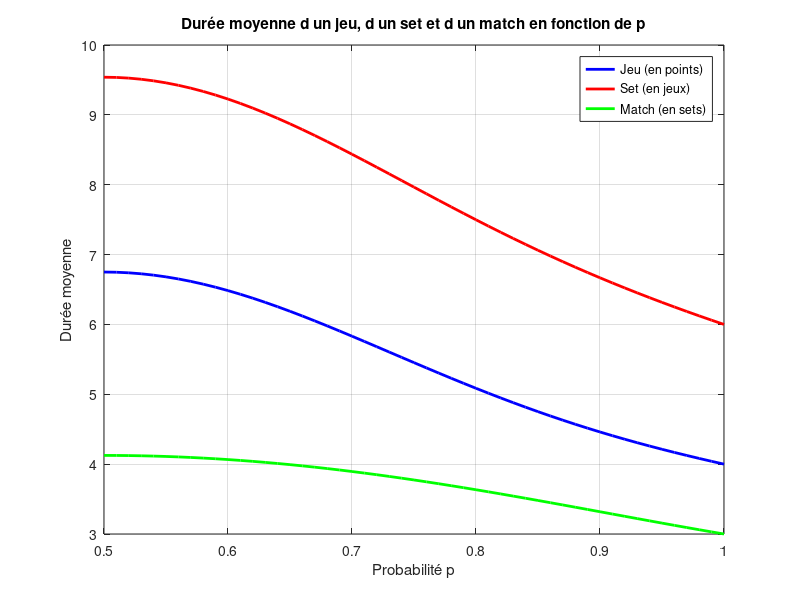

MATLAB code for this plot:
% Plage de valeurs pour p
p_values = 0.5:0.01:1.0;
duree_moyenne_jeu = zeros(size(p_values));  % Durée moyenne du jeu (en points)
duree_moyenne_set = zeros(size(p_values));   % Durée moyenne du set (en jeux)
duree_moyenne_match = zeros(size(p_values)); % Durée moyenne du match (en sets)

%% Calcul de la durée moyenne du jeu
for i = 1:length(p_values)
    p = p_values(i);

    % Matrice de transition T pour le jeu
    T_jeu = [
        0,   0,   0,   0,   0,   0,   0,   0,   0,   0,   0,   0,   0,   0,   0,   0,   0,   0,   0,   0;  % S0
        p,   0,   0,   0,   0,   0,   0,   0,   0,   0,   0,   0,   0,   0,   0,   0,   0,   0,   0,   0;  % S1
        1-p, 0,   0,   0,   0,   0,   0,   0,   0,   0,   0,   0,   0,   0,   0,   0,   0,   0,   0,   0;  % S2
        0,   p,   0,   0,   0,   0,   0,   0,   0,   0,   0,   0,   0,   0,   0,   0,   0,   0,   0,   0;  % S3
        0, 1-p,   p,   0,   0,   0,   0,   0,   0,   0,   0,   0,   0,   0,   0,   0,   0,   0,   0,   0;  % S4
        0,   0, 1-p,   0,   0,   0,   0,   0,   0,   0,   0,   0,   0,   0,   0,   0,   0,   0,   0,   0;  % S5
        0,   0,   0,   0,   0,   0,   0,   p, 1-p,   0,   0,   0,   0,   0,   0,   0,   0,   0,   0,   0;  % S6
        0,   0,   0,   0, 1-p,   p,   0,   0,   0,   0,   0,   0,   0,   0,   0,   0,   0,   0,   0,   0;  % S7
        0,   0,   0, 1-p,   p,   0,   0,   0,   0,   0,   0,   0,   0,   0,   0,   0,   0,   0,   0,   0;  % S8
        0,   0,   0,   p,   0,   0,   0,   0,   0,   0,   0,   0,   0,   0,   0,   0,   0,   0,   0,   0;  % S9
        0,   0,   0,   0,   0, 1-p,   0,   0,   0,   0,   0,   0,   0,   0,   0,   0,   0,   0,   0,   0;  % S10
        0,   0,   0,   0,   0,   0,   0, 1-p,   0,   0,   p,   0,   0,   0,   0,   0,   0,   0,   0,   0;  % S11
        0,   0,   0,   0,   0,   0,   0,   0,   p, 1-p,   0,   0,   0,   0,   0,   0,   0,   0,   0,   0;  % S12
        0,   0,   0,   0,   0,   0,   p,   0,   0,   0,   0,   0, 1-p,   0,   0,   0,   0,   0,   0,   0;  % S13
        0,   0,   0,   0,   0,   0, 1-p,   0,   0,   0,   0,   p,   0,   0,   0,   0,   0,   0,   0,   0;  % S14
        0,   0,   0,   0,   0,   0,   0,   0,   0,   0,   0,   0,   0, 1-p,   p,   0,   p, 1-p,   0,   0;  % S15 
        0,   0,   0,   0,   0,   0,   0,   0,   0,   0,   0,   0,   0,   0,   0, 1-p,   0,   0,   0,   0;  % S16 
        0,   0,   0,   0,   0,   0,   0,   0,   0,   0,   0,   0,   0,   0,   0,   p,   0,   0,   0,   0;  % S17 
        0,   0,   0,   0,   0,   0,   0,   0,   0,   p,   0,   0,   p,   p,   0,   0,   0,   p,   1,   0;  % SF1 (Victoire A)
        0,   0,   0,   0,   0,   0,   0,   0,   0,   0, 1-p, 1-p,   0,   0, 1-p,   0, 1-p,   0,   0,   1;  % SF2
    ];

    T_jeu = T_jeu';

    % États non absorbants (les 18 premiers états)
    Q_jeu = T_jeu(1:18, 1:18);

    % Matrice fondamentale N pour le jeu
    N_jeu = inv(eye(size(Q_jeu)) - Q_jeu);

    % Durée moyenne du jeu (nombre moyen de points)
    nomb_moy_points = N_jeu * ones(size(Q_jeu,1),1);
    duree_moyenne_jeu(i) = nomb_moy_points(1);
end

%% Calcul de la durée moyenne du set
% Nombre d'états : 38 transitions + 2 absorbants pour le set
nset = 40;
scores_set = [
    0, 0;  % S0
    1, 0;  % S1
    0, 1;  % S2
    2, 0;  % S3
    1, 1;  % S4
    0, 2;  % S5
    3, 0;  % S6
    2, 1;  % S7
    1, 2;  % S8
    0, 3;  % S9
    4, 0;  % S10
    3, 1;  % S11
    2, 2;  % S12
    1, 3;  % S13
    0, 4;  % S14
    5, 0;  % S15
    4, 1;  % S16
    3, 2;  % S17
    2, 3;  % S18
    1, 4;  % S19
    0, 5;  % S20
    5, 1;  % S21
    4, 2;  % S22
    3, 3;  % S23
    2, 4;  % S24
    1, 5;  % S25
    5, 2;  % S26
    4, 3;  % S27
    3, 4;  % S28
    2, 5;  % S29
    5, 3;  % S30
    4, 4;  % S31
    3, 5;  % S32
    5, 4;  % S33
    4, 5;  % S34
    5, 5;  % S35
    6, 5;  % S36
    5, 6;  % S37
];

find_state_set = @(a, b) find(scores_set(:,1) == a & scores_set(:,2) == b);
SF1_set = 39;
SF2_set = 40; 
for i = 1:length(p_values)
    p = p_values(i);
    q = 1 - p;
    T_set = zeros(nset, nset);
    for j = 1:nset - 2  
        current_score = scores_set(j, :);
        a = current_score(1);
        b = current_score(2);
        new_a = a + 1;
        new_b = b;
        if (new_a >= 6 && new_a - new_b >= 2) || (new_a >= 7 && new_b >= 5)
            T_set(SF1_set, j) = p;
        else
            next_state = find_state_set(new_a, new_b);
            if ~isempty(next_state)
                T_set(next_state, j) = p;
            else
                T_set(SF1_set, j) = p;
            end
        end
        new_a = a;
        new_b = b + 1;
        if (new_b >= 6 && new_b - new_a >= 2) || (new_b >= 7 && new_a >= 5)
            T_set(SF2_set, j) = q;
        else
            next_state = find_state_set(new_a, new_b);
            if ~isempty(next_state)
                T_set(next_state, j) = q;
            else
                T_set(SF2_set, j) = q;
            end
        end
    end
    T_set = T_set';

    % États non absorbants (les 38 premiers états)
    Q_set = T_set(1:38, 1:38);

    % Matrice fondamentale N pour le set
    N_set = inv(eye(size(Q_set)) - Q_set);

    % Durée moyenne du set (nombre moyen de jeux)
    nomb_moy_jeux = N_set * ones(size(Q_set,1),1);
    duree_moyenne_set(i) = nomb_moy_jeux(1);
end

%% Calcul de la durée moyenne du match
for i = 1:length(p_values)
    p = p_values(i);

    % Matrice de transition T pour le match
    T_match = [
        0,   0,   0,   0,   0,   0,   0,   0,   0,   0,   0;
        p,   0,   0,   0,   0,   0,   0,   0,   0,   0,   0;
        1-p, 0,   0,   0,   0,   0,   0,   0,   0,   0,   0;
        0,   p,   0,   0,   0,   0,   0,   0,   0,   0,   0;
        0, 1-p, p,   0,   0,   0,   0,   0,   0,   0,   0;
        0,   0, 1-p, 0,   0,   0,   0,   0,   0,   0,   0;
        0,   0,   0,  1-p,  p,   0,   0,   0,   0,   0,   0;
        0,   0,   0,   0,   1-p, p,   0,   0,   0,   0,   0;
        0,   0,   0,   0,   0,   0, 1-p,   p,   0,   0,   0;
        0,   0,   0,   p,   0,   0,   p,   0,   p,   1,   0;
        0,   0,   0,   0,   0, 1-p,   0, 1-p, 1-p,   0,   1;
    ];

    T_match = T_match';

    % États non absorbants (les 18 premiers états)
    Q_match = T_match(1:9, 1:9);

    % Matrice fondamentale N pour le match
    N_match = inv(eye(size(Q_match)) - Q_match);

    % Durée moyenne du match (nombre moyen de sets)
    nomb_moy_sets = N_match * ones(size(Q_match,1),1);
    duree_moyenne_match(i) = nomb_moy_sets(1);
end

%% Tracé des durées moyennes
figure;
plot(p_values, duree_moyenne_jeu, 'b-', 'LineWidth', 2);
hold on;
plot(p_values, duree_moyenne_set, 'r-', 'LineWidth', 2);
plot(p_values, duree_moyenne_match, 'g-', 'LineWidth', 2);
xlabel('Probabilité p');
ylabel('Durée moyenne');
title('Durée moyenne d un jeu, d un set et d un match en fonction de p');
legend('Jeu (en points)', 'Set (en jeux)', 'Match (en sets)');
grid on;
hold off;
